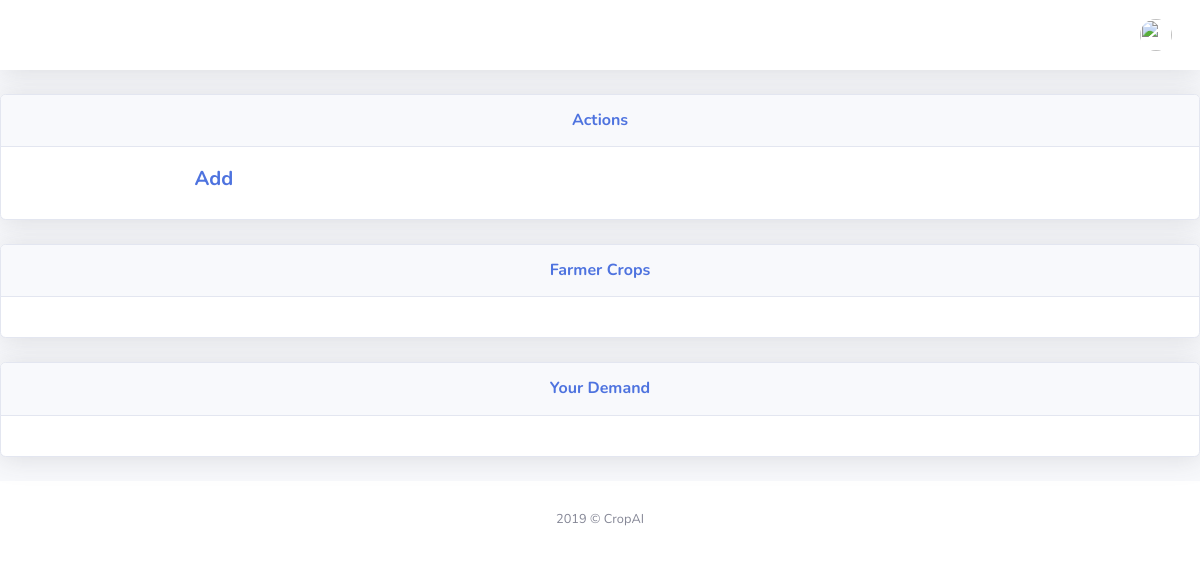
Page /company/ on the earlier database version.
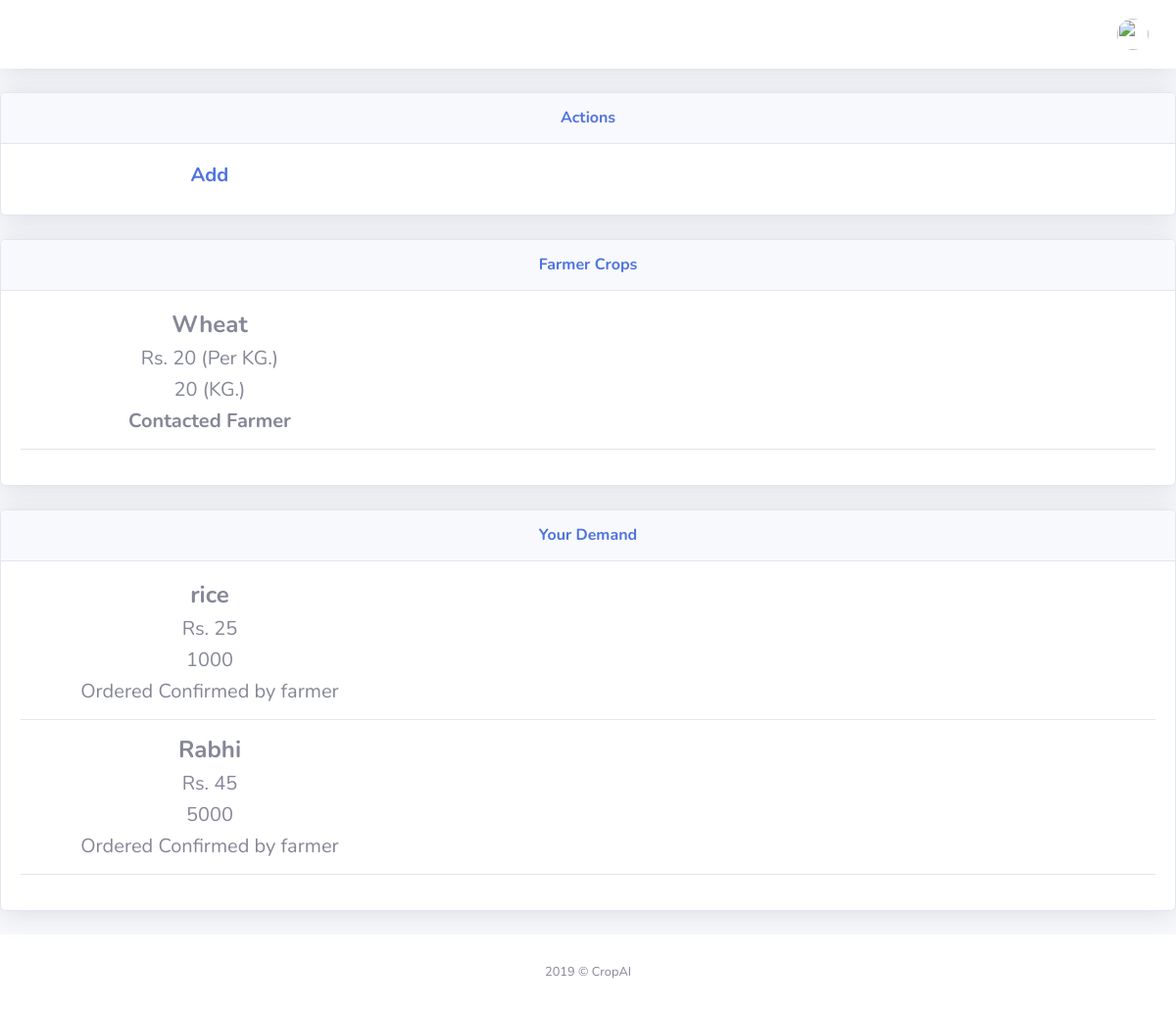
Same page on the later database version.
### sell/models.py (models this page shows)
class farmer_crops(models.Model):
    farmer_name = models.CharField(max_length=90)
    crop_name = models.CharField(max_length=90)
    amount = models.IntegerField()
    quantity = models.IntegerField()
    bought = models.CharField(max_length=90)
    flag = models.IntegerField(default = 0)

class buyer_demand(models.Model):
    buyer_name = models.CharField(max_length=90)
    crop_name = models.CharField(max_length=90)
    amount = models.IntegerField()
    quantity = models.IntegerField()
    bought = models.CharField(max_length=90)
    flag = models.IntegerField(default = 0)

### company/views.py (the view)
# urls.py: path('', include('home.urls')),
def home(request):
    crops_d = farmer_crops.objects.all()
    buyer_d = buyer_demand.objects.all()
    buyer_d = buyer_d.filter(buyer_name__contains= request.user.username)
    content = {
        'crops': crops_d,
        'buy': buyer_d,
    }
    return render(request,'company/company.html', content)

### company/templates/company/company.html (shortened to what this page needs)
{% extends "home/base.html" %}
{% load static %}
    {% block content %}
    <div class="card shadow mb-4">
            <div class="card-header py-3">
                <h6 class="m-0 font-weight-bold text-primary" align="Center">Actions</h6>
            </div>
            <div class="card-body">
                <div class="col-lg-4 col-sm-6 col-xs-12">
                    <div class="white-box analytics-info">
                        <a href="{% url 'company-add' %}"><h5 class="box-title" align="Center"><b>Add</b></h5></a>
                    </div>
                </div>
            </div>
    </div>
    <div class="card shadow mb-4">
            <div class="card-header py-3">
                <h6 class="m-0 font-weight-bold text-primary" align="Center">Farmer Crops</h6>
            </div>
            <div class="card-body">
                {% for crops_d in crops %}
                    {% if crops_d.flag == 0 %}
                    <div class="col-lg-4 col-sm-6 col-xs-12">
                        <div class="white-box analytics-info">
                            <h4 class="box-title" align="Center"><b>{{ crops_d.crop_name }}</b></h4>
                            <h5 class="box-title" align="Center">Rs. {{ crops_d.amount }} (Per KG.)</h5>
                            <h5 class="box-title" align="Center">{{ crops_d.quantity }}  (KG.)</h5>
                            <form action="{% url 'company_add_confirm_attach' %}" method="POST">
                                {% csrf_token %}
                                <input type="text" name="id" value="{{ crops_d.id }}" hidden>
                                <input type="submit" value="Contact" style="padding-top:10px; " class="btn btn-success btn-block">
                            </form>
                        </div>
                    </div>
                    {% else %}
                    <div class="col-lg-4 col-sm-6 col-xs-12">
                            <div class="white-box analytics-info">
                                <h4 class="box-title" align="Center"><b>{{ crops_d.crop_name }}</b></h4>
                                <h5 class="box-title" align="Center">Rs. {{ crops_d.amount }} (Per KG.)</h5>
                                <h5 class="box-title" align="Center">{{ crops_d.quantity }}  (KG.)</h5>
                                <h5 class="box-title" align="Center"><b>Contacted Farmer</b></h5>
                            </div>
                        </div>
                    {% endif %}
                <hr>
                {% endfor %}
            </div>
    </div>
    <div class="card shadow mb-4">
            <div class="card-header py-3">
                <h6 class="m-0 font-weight-bold text-primary" align="Center">Your Demand</h6>
            </div>
            <div class="card-body">
                {% for buy_d in buy %}
                    {% if buy_d.flag == 0 %}
                        <div class="col-lg-4 col-sm-6 col-xs-12">
                            <div class="white-box analytics-info">
                                <h4 class="box-title" align="Center"><b>{{ buy_d.crop_name }}</b></h4>
                                <h5 class="box-title" align="Center">Rs. {{ buy_d.amount }}</h5>
                                <h5 class="box-title" align="Center">{{ buy_d.quantity }}</h5>
                            </div>
                        </div>
                    {% else %}
                        <div class="col-lg-4 col-sm-6 col-xs-12">
                            <div class="white-box analytics-info">
                                <h4 class="box-title" align="Center"><b>{{ buy_d.crop_name }}</b></h4>
                                <h5 class="box-title" align="Center">Rs. {{ buy_d.amount }}</h5>
                                <h5 class="box-title" align="Center">{{ buy_d.quantity }}</h5>
                                <h5 class="box-title" align="Center">Ordered Confirmed by farmer</h5>
                            </div>
                        </div>
                    {% endif %}
                <hr>
                {% endfor %}
            </div>
    </div>
    {% endblock %}

Differences in the rows shown:
added farmer_crops: crop_name "Wheat", amount "20", quantity "20"
added buyer_demand: crop_name "rice", amount "25", quantity "1000"
added buyer_demand: crop_name "Rabhi", amount "45", quantity "5000"
